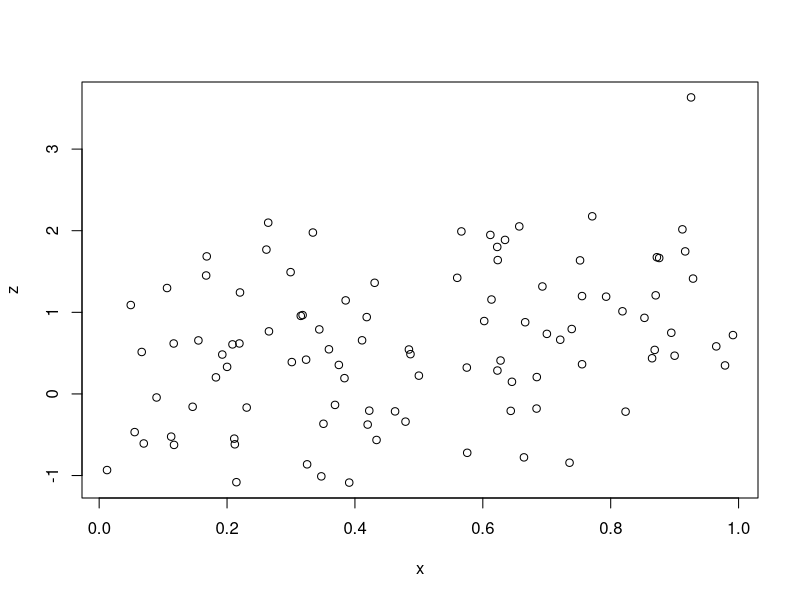
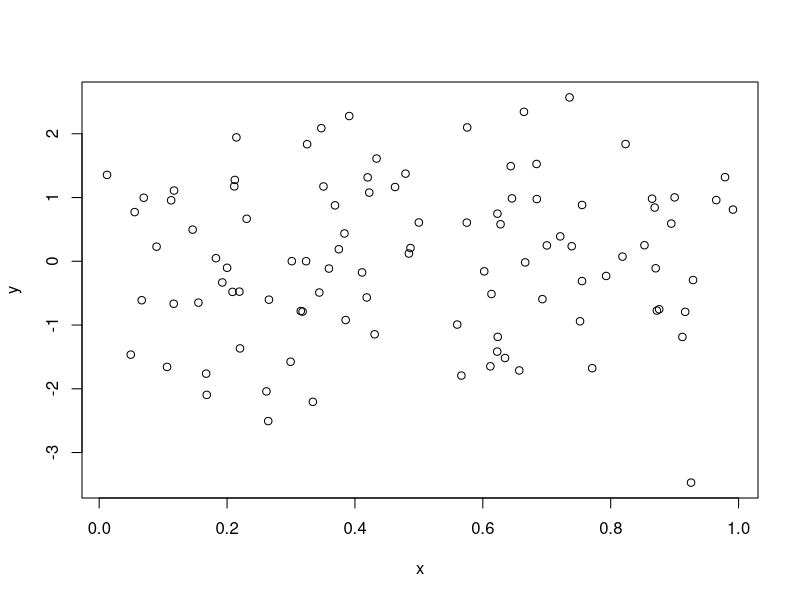
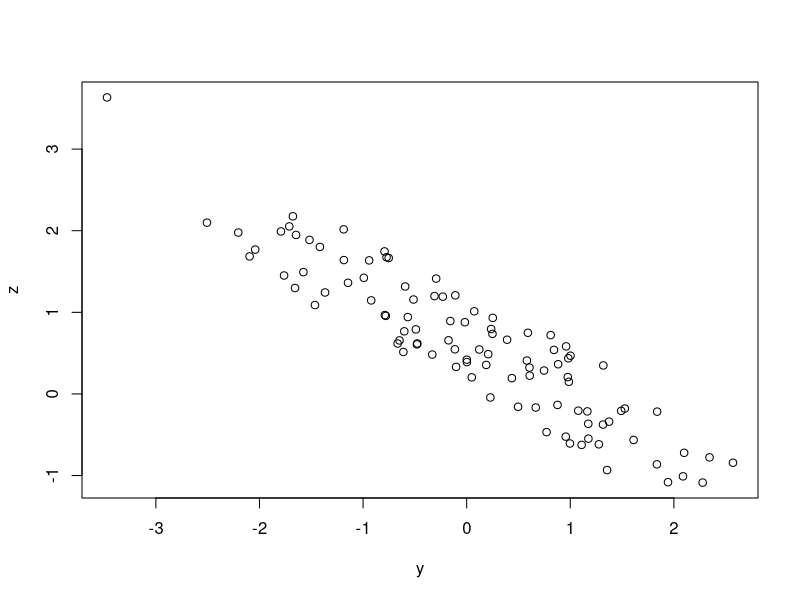
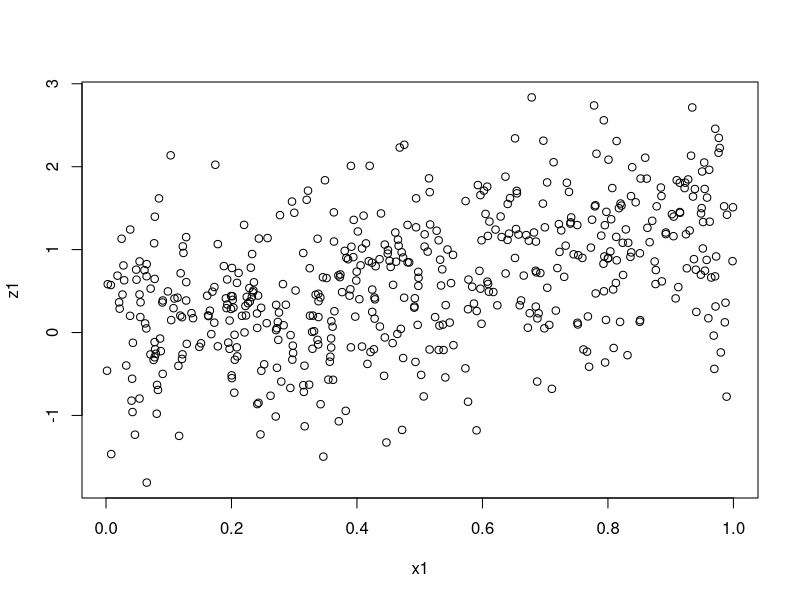
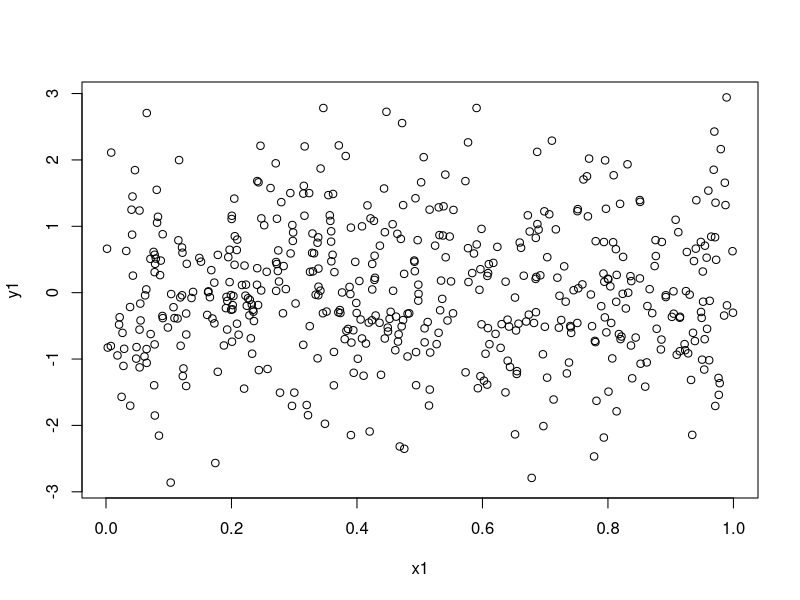
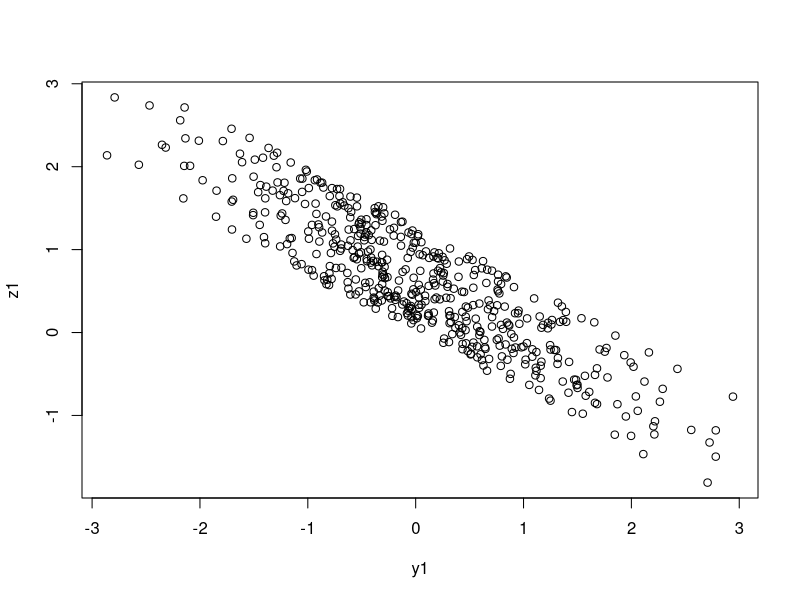
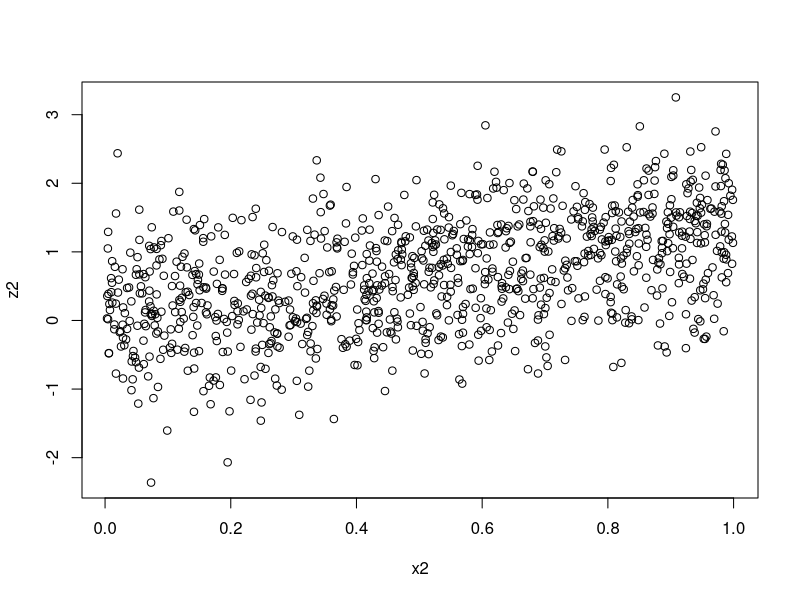
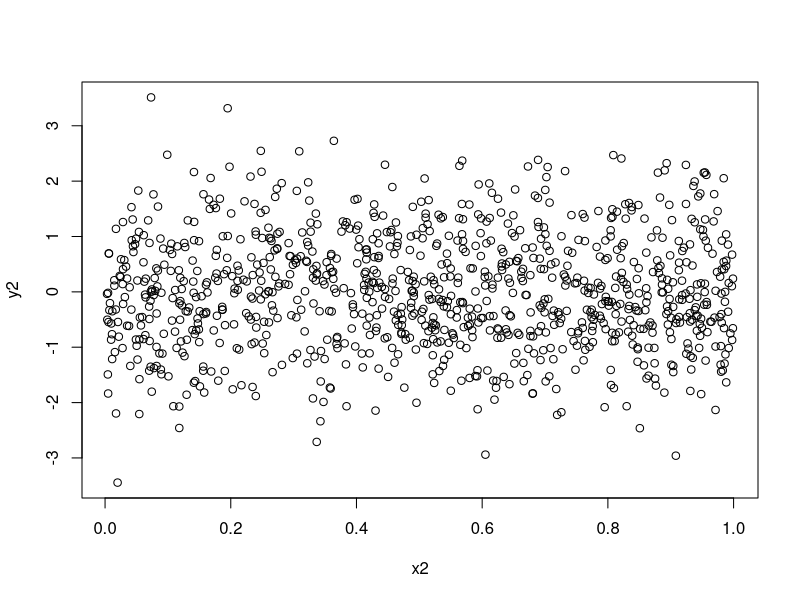

The R script that drew these images, in order:
#Question
#2.1 
uniform_random <-runif(100,0,1)
mean(uniform_random)
var(uniform_random)
sd(uniform_random)

#2.2
x <- runif(100)
y <- rnorm(100,0,1)
z <- 1.3*x-0.7*y

plot(x,z)
plot(x,y)
plot(y,z)

x1 <- runif(500)
y1 <- rnorm(500,0,1)
z1 <- 1.3*x1-0.7*y1

plot(x1,z1)
plot(x1,y1)
plot(y1,z1)

x2 <- runif(1000)
y2 <- rnorm(1000,0,1)
z2 <- 1.3*x2-0.7*y2

plot(x2,z2)
plot(x2,y2)
plot(y2,z2)


cor(x,y)
cor(x1,y1)
cor(x2,y2)

cor(x,z)
cor(x1,z1)
cor(x2,z2)

cor(z,y)
cor(z1,y1)
cor(z2,y2)





#シードの設定
set.seed(2022)

rnorm(100, 50, 10)
curve(dnorm(x, 50, 10), 
      0, 100, xlab = "", ylab = "")

pnorm(60, 50, 10)
rnorm(100, 50, 10)

Z <- rnorm(100, 50, 10)
Z

hist(Z)

Z[1:10]
a <- c(5, 10, 100)
Z[a]

max(Z)
which.max(Z)

min(Z)
which.min(Z)

mean(Z)
summary(Z)

1:10

sample(1:10, 3)
sample(Z, 5)

fruits <- c("ミカン", "バナナ", 
            "リンゴ", "レモン", "モモ")

sample(fruits,  1)
sample(fruits, 2)

coin <- c("Head",  "Tail")
sample(coin, 5,
       replace = TRUE)

#2.3
mean(rnorm(100, 50, 10))

S <- 1000
rec <- numeric(S)
for(i in 1:S){
  rec[i] <- mean(rnorm(100, 50, 10))
}

summary(rec)

mean(sample(1:6, 10,
            replace = TRUE))
S <- 1000
rec <- numeric(S)

for(i in 1:S){
  rec[i] <- mean(sample(1:6, 10, 
                        replace = TRUE))
}

summary(rec)

S <- 1000
rec <- numeric(S)

for(i in 1:S){
  rec[i] <- mean(sample(1:6, 
                        10000, replace = TRUE))
}

summary(rec)

#2.4

x <- rnorm(1000, 50, 10)
var(x)
sd(x)

S <- 1000; n <- 1000
rec <- numeric(S)

for(i in 1:S){
  rec[i] <- sd(rnorm(n, 50, 10))
}

summary(rec)

#2.5
set.seed(2022) # 乱数の再設定

x <- rnorm(100, 50, 10)
y <- rnorm(100, 50, 10)

plot(x, y)
z <- (x + y) / 2
plot(x, z)
cor(x, y)

